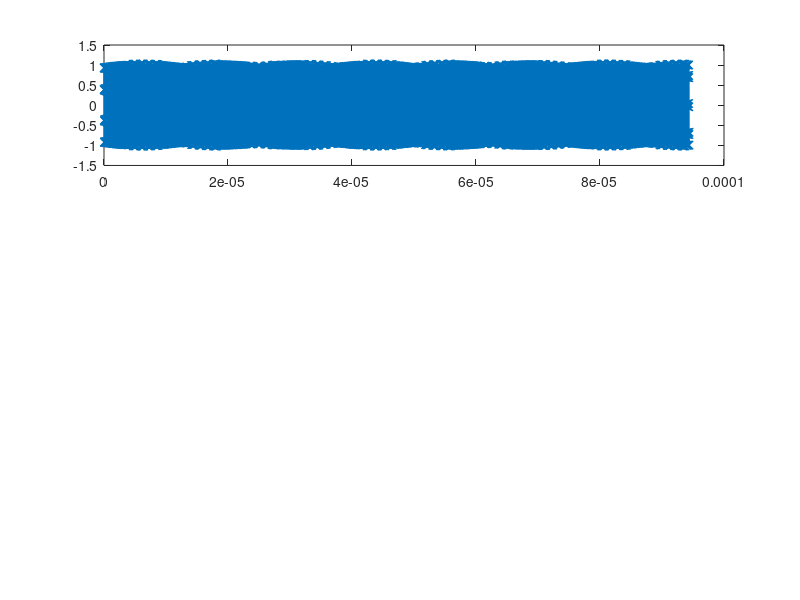

Reproduce this figure in MATLAB. (Note: this script raises an error after producing the figure.)
% am demod test

close all;
clear all;


N = 10240;

% carrier/sample freqs
Fc = 13.56e6
Fs = 8*Fc;
Ts = 1/Fs;

t = 0:Ts:(N-1)*Ts;

% carrier phase
PhiC = 0.4

%subcarrier freq
Fsc = Fc/16;

% modulation index
Mu =  0.02;

% modulated subcarrier
q = sign(sin(2*pi*Fsc*t+PhiC)) .* (-sign(sin(2*pi*Fsc/8*t+PhiC))+1)/2;

%carrier
ErrC = 10e3;
c = sin(2*pi*(Fc+ErrC)*t+PhiC);

% tx signal
tx = (1+Mu*q).*c;

% awgn channel
Snr = 0.01;
n = 0;
n = Snr*rand(1,N);
rx = tx + n;

subplot(311);
plot(t,rx,'x-');

R = Fs/Fc;

q1 = amdemod(rx, R);
q1 = q1-mean(q1);

 sc_pattern = [-2 -1 -1 -0.5   0.5 1 1 2   2 1 1 0.5   -0.5 -1 -1 -2];
 
 sc_pattern = 16*sc_pattern/sum(abs(sc_pattern));
 
 q1f = filter(sc_pattern, 1, q1);


q2 = amdemod_sh(rx, (Fc+Fsc)/Fs, 0.01);

q2(1:200) = 0;

subplot(313);
plot(t,100*q2);
t1 = downsample(t, R);
subplot(312)
plot(t1, q1, 'x-');
hold on;
plot(t1, q1f, 'gx-');



